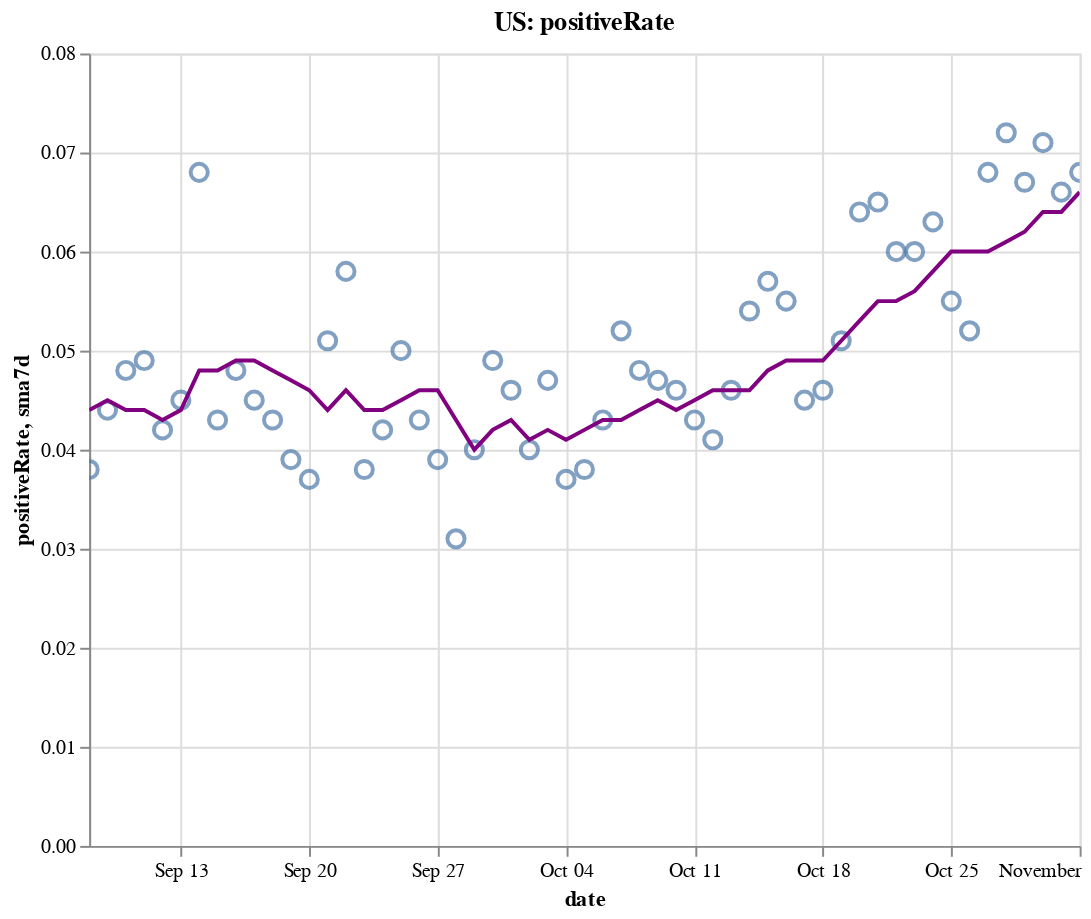

Notebook code cell kept with this figure:
### Code cell
create_plot(us, 'positiveRate')

### Figure 1 — Vega-Lite specification as saved in the notebook (floating-point values rounded to 4 significant figures)
{"config": {"view": {"continuousWidth": 400, "continuousHeight": 300}}, "layer": [{"layer": [{"mark": {"type": "point", "size": 75}, "encoding": {"tooltip": [{"type": "temporal", "field": "date"}, {"type": "quantitative", "field": "positiveRate"}, {"type": "quantitative", "field": "sma7d"}], "x": {"type": "temporal", "field": "date"}, "y": {"type": "quantitative", "field": "positiveRate"}}, "selection": {"selector004": {"type": "interval", "bind": "scales", "encodings": ["x", "y"]}}}, {"mark": {"type": "line", "color": "purple"}, "encoding": {"x": {"type": "temporal", "field": "date"}, "y": {"type": "quantitative", "field": "sma7d"}}}]}, {"mark": {"type": "rule", "color": "#aaa"}, "encoding": {"x": {"type": "temporal", "field": "date"}}, "transform": [{"filter": {"selection": "selector003"}}]}, {"mark": "circle", "encoding": {"opacity": {"condition": {"value": 1, "selection": "selector003"}, "value": 0}, "tooltip": [{"type": "temporal", "field": "date"}, {"type": "quantitative", "field": "positiveRate"}, {"type": "quantitative", "field": "sma7d"}], "x": {"type": "temporal", "field": "date"}, "y": {"type": "quantitative", "field": "positiveRate"}}, "selection": {"selector003": {"type": "single", "encodings": ["x"], "on": "mouseover", "nearest": true, "empty": "none"}}}, {"mark": {"type": "text", "align": "left", "dx": 5, "dy": -5, "stroke": "white", "strokeWidth": 2}, "encoding": {"text": {"type": "quantitative", "field": "positiveRate"}, "tooltip": [{"type": "temporal", "field": "date"}, {"type": "quantitative", "field": "positiveRate"}, {"type": "quantitative", "field": "sma7d"}], "x": {"type": "temporal", "field": "date"}, "y": {"type": "quantitative", "field": "positiveRate"}}, "transform": [{"filter": {"selection": "selector003"}}]}, {"mark": {"type": "text", "align": "left", "dx": 5, "dy": -5}, "encoding": {"text": {"type": "quantitative", "field": "positiveRate"}, "tooltip": [{"type": "temporal", "field": "date"}, {"type": "quantitative", "field": "positiveRate"}, {"type": "quantitative", "field": "sma7d"}], "x": {"type": "temporal", "field": "date"}, "y": {"type": "quantitative", "field": "positiveRate"}}, "transform": [{"filter": {"selection": "selector003"}}]}], "data": {"name": "data-28036e9223a4411d676d03ccb28b8120"}, "height": 400, "title": "US: positiveRate", "width": 500, "$schema": "https://vega.github.io/schema/vega-lite/v4.8.1.json", "datasets": {"data-28036e9223a4411d676d03ccb28b8120": [{"date": "2020-09-08T00:00:00", "totalTestResultsIncrease": 582900.0, "positiveIncrease": 22200.0, "death": 181700.0, "deathIncrease": 358.0, "positiveRate": 0.038, "state": "US", "sma7d": 0.044}, {"date": "2020-09-09T00:00:00", "totalTestResultsIncrease": 703600.0, "positiveIncrease": 31060.0, "death": 182800.0, "deathIncrease": 1084.0, "positiveRate": 0.044, "state": "US", "sma7d": 0.045}, {"date": "2020-09-10T00:00:00", "totalTestResultsIncrease": 778700.0, "positiveIncrease": 37540.0, "death": 183900.0, "deathIncrease": 1170.0, "positiveRate": 0.048, "state": "US", "sma7d": 0.044}, {"date": "2020-09-11T00:00:00", "totalTestResultsIncrease": 920000.0, "positiveIncrease": 44880.0, "death": 185000.0, "deathIncrease": 1018.0, "positiveRate": 0.049, "state": "US", "sma7d": 0.044}, {"date": "2020-09-12T00:00:00", "totalTestResultsIncrease": 994300.0, "positiveIncrease": 42070.0, "death": 185800.0, "deathIncrease": 810.0, "positiveRate": 0.042, "state": "US", "sma7d": 0.043}, {"date": "2020-09-13T00:00:00", "totalTestResultsIncrease": 772600.0, "positiveIncrease": 34420.0, "death": 186200.0, "deathIncrease": 390.0, "positiveRate": 0.045, "state": "US", "sma7d": 0.044}, {"date": "2020-09-14T00:00:00", "totalTestResultsIncrease": 501200.0, "positiveIncrease": 33850.0, "death": 186600.0, "deathIncrease": 404.0, "positiveRate": 0.068, "state": "US", "sma7d": 0.048}, {"date": "2020-09-15T00:00:00", "totalTestResultsIncrease": 812800.0, "positiveIncrease": 35070.0, "death": 187600.0, "deathIncrease": 1031.0, "positiveRate": 0.043, "state": "US", "sma7d": 0.048}, {"date": "2020-09-16T00:00:00", "totalTestResultsIncrease": 826600.0, "positiveIncrease": 39950.0, "death": 188800.0, "deathIncrease": 1200.0, "positiveRate": 0.048, "state": "US", "sma7d": 0.049}, {"date": "2020-09-17T00:00:00", "totalTestResultsIncrease": 964300.0, "positiveIncrease": 43580.0, "death": 189700.0, "deathIncrease": 863.0, "positiveRate": 0.045, "state": "US", "sma7d": 0.049}, {"date": "2020-09-18T00:00:00", "totalTestResultsIncrease": 1093000.0, "positiveIncrease": 47460.0, "death": 190600.0, "deathIncrease": 901.0, "positiveRate": 0.043, "state": "US", "sma7d": 0.048}, {"date": "2020-09-19T00:00:00", "totalTestResultsIncrease": 1177000.0, "positiveIncrease": 45500.0, "death": 191300.0, "deathIncrease": 740.0, "positiveRate": 0.039, "state": "US", "sma7d": 0.047}, {"date": "2020-09-20T00:00:00", "totalTestResultsIncrease": 979000.0, "positiveIncrease": 36270.0, "death": 191600.0, "deathIncrease": 327.0, "positiveRate": 0.037, "state": "US", "sma7d": 0.046}, {"date": "2020-09-21T00:00:00", "totalTestResultsIncrease": 775400.0, "positiveIncrease": 39460.0, "death": 191900.0, "deathIncrease": 287.0, "positiveRate": 0.051, "state": "US", "sma7d": 0.044}, {"date": "2020-09-22T00:00:00", "totalTestResultsIncrease": 850800.0, "positiveIncrease": 49380.0, "death": 192800.0, "deathIncrease": 854.0, "positiveRate": 0.058, "state": "US", "sma7d": 0.046}, {"date": "2020-09-23T00:00:00", "totalTestResultsIncrease": 1010000.0, "positiveIncrease": 38570.0, "death": 193900.0, "deathIncrease": 1159.0, "positiveRate": 0.038, "state": "US", "sma7d": 0.044}, {"date": "2020-09-24T00:00:00", "totalTestResultsIncrease": 1038000.0, "positiveIncrease": 43710.0, "death": 194800.0, "deathIncrease": 921.0, "positiveRate": 0.042, "state": "US", "sma7d": 0.044}, {"date": "2020-09-25T00:00:00", "totalTestResultsIncrease": 1113000.0, "positiveIncrease": 55490.0, "death": 195700.0, "deathIncrease": 844.0, "positiveRate": 0.05, "state": "US", "sma7d": 0.045}, {"date": "2020-09-26T00:00:00", "totalTestResultsIncrease": 1123000.0, "positiveIncrease": 47790.0, "death": 196600.0, "deathIncrease": 869.0, "positiveRate": 0.043, "state": "US", "sma7d": 0.046}, {"date": "2020-09-27T00:00:00", "totalTestResultsIncrease": 905900.0, "positiveIncrease": 35420.0, "death": 196900.0, "deathIncrease": 307.0, "positiveRate": 0.039, "state": "US", "sma7d": 0.046}, {"date": "2020-09-28T00:00:00", "totalTestResultsIncrease": 1165000.0, "positiveIncrease": 36510.0, "death": 197100.0, "deathIncrease": 257.0, "positiveRate": 0.031, "state": "US", "sma7d": 0.043}, {"date": "2020-09-29T00:00:00", "totalTestResultsIncrease": 914700.0, "positiveIncrease": 36890.0, "death": 197900.0, "deathIncrease": 739.0, "positiveRate": 0.04, "state": "US", "sma7d": 0.04}, {"date": "2020-09-30T00:00:00", "totalTestResultsIncrease": 904500.0, "positiveIncrease": 44360.0, "death": 198900.0, "deathIncrease": 1061.0, "positiveRate": 0.049, "state": "US", "sma7d": 0.042}, {"date": "2020-10-01T00:00:00", "totalTestResultsIncrease": 998300.0, "positiveIncrease": 45620.0, "death": 199800.0, "deathIncrease": 851.0, "positiveRate": 0.046, "state": "US", "sma7d": 0.043}, {"date": "2020-10-02T00:00:00", "totalTestResultsIncrease": 1242000.0, "positiveIncrease": 49480.0, "death": 200600.0, "deathIncrease": 835.0, "positiveRate": 0.04, "state": "US", "sma7d": 0.041}, {"date": "2020-10-03T00:00:00", "totalTestResultsIncrease": 1100000.0, "positiveIncrease": 51340.0, "death": 201400.0, "deathIncrease": 741.0, "positiveRate": 0.047, "state": "US", "sma7d": 0.042}, {"date": "2020-10-04T00:00:00", "totalTestResultsIncrease": 1029000.0, "positiveIncrease": 38360.0, "death": 201700.0, "deathIncrease": 363.0, "positiveRate": 0.037, "state": "US", "sma7d": 0.041}, {"date": "2020-10-05T00:00:00", "totalTestResultsIncrease": 990800.0, "positiveIncrease": 38120.0, "death": 202000.0, "deathIncrease": 326.0, "positiveRate": 0.038, "state": "US", "sma7d": 0.042}, {"date": "2020-10-06T00:00:00", "totalTestResultsIncrease": 907200.0, "positiveIncrease": 38610.0, "death": 202700.0, "deathIncrease": 634.0, "positiveRate": 0.043, "state": "US", "sma7d": 0.043}, {"date": "2020-10-07T00:00:00", "totalTestResultsIncrease": 973500.0, "positiveIncrease": 50560.0, "death": 203600.0, "deathIncrease": 916.0, "positiveRate": 0.052, "state": "US", "sma7d": 0.043}, {"date": "2020-10-08T00:00:00", "totalTestResultsIncrease": 1150000.0, "positiveIncrease": 55290.0, "death": 204600.0, "deathIncrease": 986.0, "positiveRate": 0.048, "state": "US", "sma7d": 0.044}, {"date": "2020-10-09T00:00:00", "totalTestResultsIncrease": 1201000.0, "positiveIncrease": 57000.0, "death": 205500.0, "deathIncrease": 893.0, "positiveRate": 0.047, "state": "US", "sma7d": 0.045}, {"date": "2020-10-10T00:00:00", "totalTestResultsIncrease": 1247000.0, "positiveIncrease": 57490.0, "death": 206100.0, "deathIncrease": 665.0, "positiveRate": 0.046, "state": "US", "sma7d": 0.044}, {"date": "2020-10-11T00:00:00", "totalTestResultsIncrease": 1083000.0, "positiveIncrease": 46790.0, "death": 206600.0, "deathIncrease": 466.0, "positiveRate": 0.043, "state": "US", "sma7d": 0.045}, {"date": "2020-10-12T00:00:00", "totalTestResultsIncrease": 1064000.0, "positiveIncrease": 43110.0, "death": 206900.0, "deathIncrease": 287.0, "positiveRate": 0.041, "state": "US", "sma7d": 0.046}, {"date": "2020-10-13T00:00:00", "totalTestResultsIncrease": 1041000.0, "positiveIncrease": 48320.0, "death": 207600.0, "deathIncrease": 690.0, "positiveRate": 0.046, "state": "US", "sma7d": 0.046}, {"date": "2020-10-14T00:00:00", "totalTestResultsIncrease": 1042000.0, "positiveIncrease": 56720.0, "death": 208400.0, "deathIncrease": 811.0, "positiveRate": 0.054, "state": "US", "sma7d": 0.046}, {"date": "2020-10-15T00:00:00", "totalTestResultsIncrease": 1103000.0, "positiveIncrease": 63100.0, "death": 209300.0, "deathIncrease": 951.0, "positiveRate": 0.057, "state": "US", "sma7d": 0.048}, {"date": "2020-10-16T00:00:00", "totalTestResultsIncrease": 1230000.0, "positiveIncrease": 68040.0, "death": 210200.0, "deathIncrease": 877.0, "positiveRate": 0.055, "state": "US", "sma7d": 0.049}, {"date": "2020-10-17T00:00:00", "totalTestResultsIncrease": 1295000.0, "positiveIncrease": 57870.0, "death": 211000.0, "deathIncrease": 780.0, "positiveRate": 0.045, "state": "US", "sma7d": 0.049}, {"date": "2020-10-18T00:00:00", "totalTestResultsIncrease": 1056000.0, "positiveIncrease": 48860.0, "death": 211400.0, "deathIncrease": 393.0, "positiveRate": 0.046, "state": "US", "sma7d": 0.049}, {"date": "2020-10-19T00:00:00", "totalTestResultsIncrease": 1131000.0, "positiveIncrease": 57130.0, "death": 211800.0, "deathIncrease": 456.0, "positiveRate": 0.051, "state": "US", "sma7d": 0.051}, {"date": "2020-10-20T00:00:00", "totalTestResultsIncrease": 948900.0, "positiveIncrease": 60560.0, "death": 212700.0, "deathIncrease": 832.0, "positiveRate": 0.064, "state": "US", "sma7d": 0.053}, {"date": "2020-10-21T00:00:00", "totalTestResultsIncrease": 939600.0, "positiveIncrease": 60710.0, "death": 213700.0, "deathIncrease": 1024.0, "positiveRate": 0.065, "state": "US", "sma7d": 0.055}, {"date": "2020-10-22T00:00:00", "totalTestResultsIncrease": 1219000.0, "positiveIncrease": 73010.0, "death": 214800.0, "deathIncrease": 1143.0, "positiveRate": 0.06, "state": "US", "sma7d": 0.055}, {"date": "2020-10-23T00:00:00", "totalTestResultsIncrease": 1379000.0, "positiveIncrease": 83060.0, "death": 215800.0, "deathIncrease": 917.0, "positiveRate": 0.06, "state": "US", "sma7d": 0.056}, {"date": "2020-10-24T00:00:00", "totalTestResultsIncrease": 1322000.0, "positiveIncrease": 82920.0, "death": 216700.0, "deathIncrease": 890.0, "positiveRate": 0.063, "state": "US", "sma7d": 0.058}, {"date": "2020-10-25T00:00:00", "totalTestResultsIncrease": 1192000.0, "positiveIncrease": 65650.0, "death": 217000.0, "deathIncrease": 377.0, "positiveRate": 0.055, "state": "US", "sma7d": 0.06}, {"date": "2020-10-26T00:00:00", "totalTestResultsIncrease": 1201000.0, "positiveIncrease": 62270.0, "death": 217400.0, "deathIncrease": 389.0, "positiveRate": 0.052, "state": "US", "sma7d": 0.06}, {"date": "2020-10-27T00:00:00", "totalTestResultsIncrease": 1081000.0, "positiveIncrease": 73100.0, "death": 218300.0, "deathIncrease": 931.0, "positiveRate": 0.068, "state": "US", "sma7d": 0.06}, {"date": "2020-10-28T00:00:00", "totalTestResultsIncrease": 1086000.0, "positiveIncrease": 78660.0, "death": 219400.0, "deathIncrease": 1025.0, "positiveRate": 0.072, "state": "US", "sma7d": 0.061}, {"date": "2020-10-29T00:00:00", "totalTestResultsIncrease": 1325000.0, "positiveIncrease": 88450.0, "death": 220400.0, "deathIncrease": 1049.0, "positiveRate": 0.067, "state": "US", "sma7d": 0.062}, {"date": "2020-10-30T00:00:00", "totalTestResultsIncrease": 1362000.0, "positiveIncrease": 97080.0, "death": 221400.0, "deathIncrease": 933.0, "positiveRate": 0.071, "state": "US", "sma7d": 0.064}, {"date": "2020-10-31T00:00:00", "totalTestResultsIncrease": 1374000.0, "positiveIncrease": 90590.0, "death": 222300.0, "deathIncrease": 963.0, "positiveRate": 0.066, "state": "US", "sma7d": 0.064}, {"date": "2020-11-01T00:00:00", "totalTestResultsIncrease": 1080000.0, "positiveIncrease": 73830.0, "death": 222600.0, "deathIncrease": 390.0, "positiveRate": 0.068, "state": "US", "sma7d": 0.066}]}}
